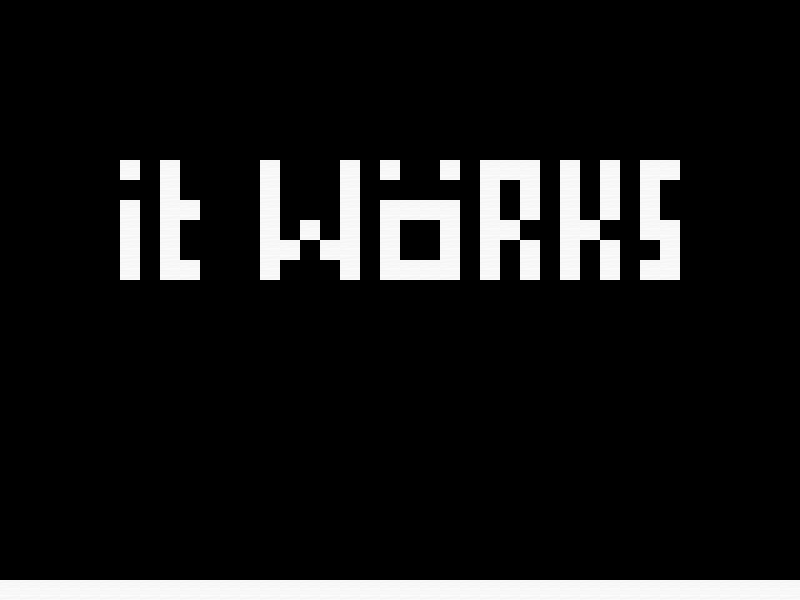

The image is a tile-based game level rendered from a .tmx file. Its description and source (layers, tilesets, objects; grid data summarised) follow:
An orthogonal 40x30 tile map with 20x20 px tiles, 1 tile layer (mapLayer).

<map version="1.0" orientation="orthogonal" renderorder="right-down" width="40" height="30" tilewidth="20" tileheight="20" nextobjectid="1">
 <tileset firstgid="1" name="snowball" tilewidth="20" tileheight="20" tilecount="1">
  <tile id="0">
   <image width="20" height="20" source="snowblock.png" />
  </tile>
 </tileset>
 <layer name="mapLayer" width="40" height="30">
  <data>[1200 cells, 116 non-empty, 1 distinct tile ids]</data>
 </layer>
</map>